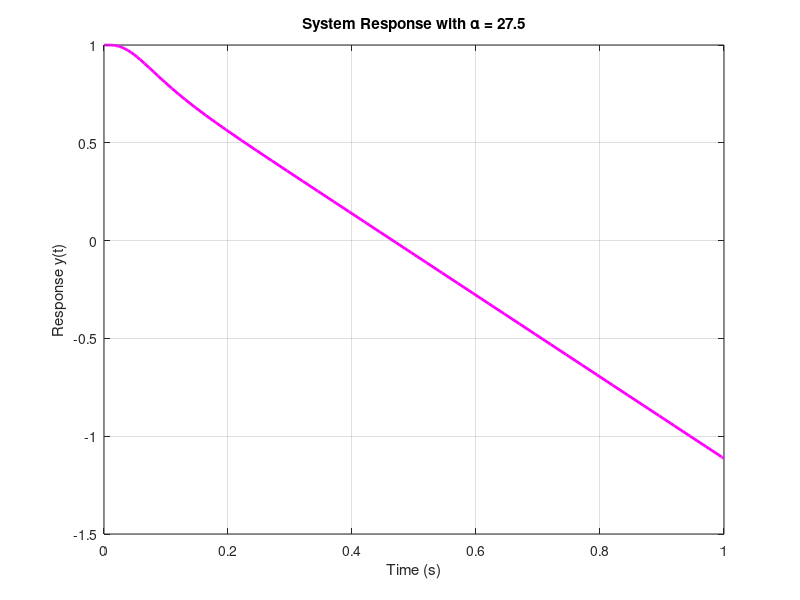

Reproduce this figure in MATLAB.
function sensitivity_alpha275()
    % Time span
    tspan = [0 1];
    y0 = [1; 0];
    alpha = 27.5; % Set alpha = 27.5 (correct)
    
    % Solve
    [t, y] = ode45(@(t,y) odefun(t,y,alpha), tspan, y0);
    
    % Plot
    figure;
    plot(t, y(:,1), 'm', 'LineWidth', 2); % magenta color for clarity
    xlabel('Time (s)');
    ylabel('Response y(t)');
    title('System Response with \alpha = 27.5');
    grid on;
end

function dydt = odefun(t,y,alpha)
    alphat = alpha^2 * t * exp(-alpha*t); % alpha(t) definition
    dydt = [y(2); -2*alphat*y(2) - (alphat^2)*y(1)];
end
